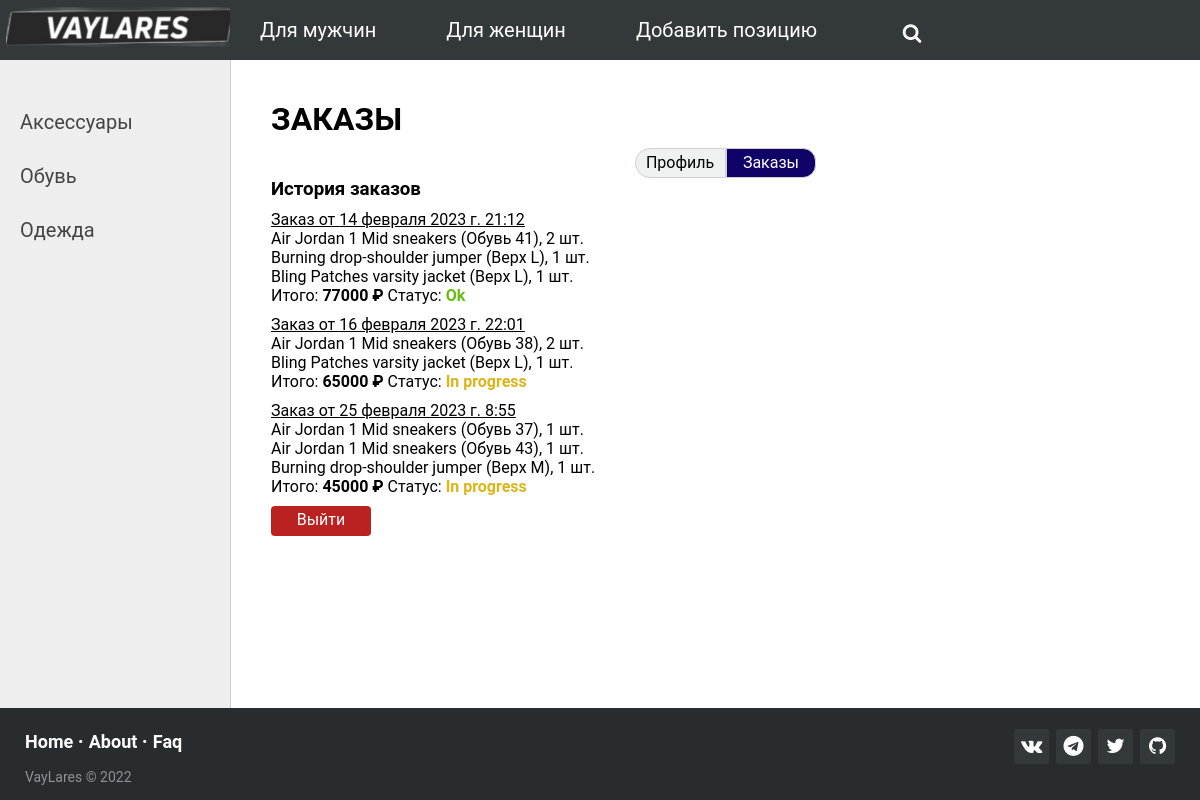
/orders/ (signed in), run on the app's committed database.
### clothes/models.py (models this page shows, shortened)
class Category(models.Model):
    category_name = models.CharField(max_length=100, db_index=True)
    slug = models.SlugField(max_length=255, unique=True, db_index=True, verbose_name="URL", null=True)
    def get_absolute_url(self):
        return reverse('category', kwargs={'category_slug': self.slug})
    class Meta:  # Используется в админ-панели
        verbose_name = 'Категории'
        verbose_name_plural = 'Категории'
        ordering = ['id']

class Orders(models.Model):
    OK = 'Ok'
    CANCELED = 'Canceled'
    PROGRESS = 'In progress'
    STATUS = [
        (OK, 'Исполнено'),
        (CANCELED, 'Отменен'),
        (PROGRESS, 'В процессе'),
    ]
    user_name = models.CharField(max_length=255, default=None, verbose_name='Пользователь')
    time_create = models.DateTimeField(auto_now_add=True, verbose_name='Принят в исполнение')
    status = models.CharField(max_length=11, choices=STATUS, default=PROGRESS, verbose_name='Статус')
    time_accept = models.DateTimeField(auto_now_add=False, default=datetime.datetime.now() + datetime.timedelta(days=1),
                                       verbose_name='Принят в пункте выдачи')
    product = models.ManyToManyField(Sizes_of_Clothes, through='Orders_of_Clothes', verbose_name='Товар')
    total_price = models.IntegerField(verbose_name='Общая стоимость', default=0)
    class Meta:
        verbose_name = 'Заказы'
        verbose_name_plural = 'Заказы'
        ordering = ['id']

class Sizes_of_Clothes(models.Model):
    id_clothes = models.ForeignKey(Clothes, on_delete=models.PROTECT, verbose_name='id товара')
    id_size = models.ForeignKey(Sizes, on_delete=models.PROTECT, verbose_name='id размера')
    count = models.IntegerField(verbose_name='Кол-во')
    def __str__(self):
        return self.id_clothes.title + ' (' + self.id_size.size_title + ')'
    class Meta:
        verbose_name = 'Размеры вещей'
        verbose_name_plural = 'Размеры вещей'
        ordering = ['id']

class Clothes(models.Model):
    Man = 'Man'
    Woman = 'Woman'
    All = 'All'
    GENDERS = [
        (Man, 'Для мужчин'),
        (Woman, 'Для женщин'),
        (All, 'Унисекс'),
    ]
    title = models.CharField(max_length=255, verbose_name='Заголовок')
    slug = models.SlugField(max_length=255, unique=True, db_index=True, verbose_name="URL", null=True)
    content = models.TextField(verbose_name='Описание')
    price = models.IntegerField(verbose_name='Цена')
    photo = models.ImageField(upload_to='pictures/%y/%m/%d/', verbose_name='Фото')
    alternative_photo = models.ImageField(upload_to='alternative-pictures/%y/%m/%d/', blank=True, null=True,
                                          verbose_name='Фото 2')
    time_create = models.DateTimeField(auto_now_add=True)
    gender = models.CharField(max_length=5, choices=GENDERS, default=All, verbose_name='Пол')
    is_published = models.BooleanField(default=True, verbose_name='Опубликовано')
    brand = models.ForeignKey(Brand, on_delete=models.PROTECT, verbose_name='Брэнд')
    subcategory = models.ForeignKey(Subcategory, on_delete=models.PROTECT, null=True, verbose_name='Подкатегория')
    category = models.ForeignKey(Category, on_delete=models.PROTECT, null=True, verbose_name='Категория')
    sizes = models.ManyToManyField(Sizes, through='Sizes_of_Clothes')
    class Meta:
        verbose_name = 'Вещи'
        verbose_name_plural = 'Вещи'
        ordering = ['id']

class Sizes(models.Model):
    size_title = models.CharField(max_length=100, db_index=True)
    slug = models.SlugField(max_length=255, unique=True, db_index=True, verbose_name="URL")
    size = models.CharField(max_length=255)
    class Meta:  # Используется в админ-панели
        verbose_name = 'Размеры'
        verbose_name_plural = 'Размеры'
        ordering = ['id']

class Orders_of_Clothes(models.Model):
    id_clothes_with_size = models.ForeignKey(Sizes_of_Clothes, on_delete=models.PROTECT, verbose_name='id товара')
    id_order = models.ForeignKey(Orders, on_delete=models.PROTECT, verbose_name='id размера')
    count = models.IntegerField(verbose_name='Кол-во', default=1)
    class Meta:
        verbose_name = 'Наполнение заказов'
        verbose_name_plural = 'Наполнение заказов'
        ordering = ['id']

### clothes/views.py (the view)
# urls.py: path('orders/', ClothesOrders.as_view(), name='orders'),
class ClothesOrders(LoginRequiredMixin, DataMixin, ListView):
    model = Orders
    template_name = 'clothes/orders.html'
    raise_exception = True
    def get_context_data(self, *, object_list=None, **kwargs):
        context = super().get_context_data(**kwargs)
        orders = Orders.objects.filter(user_name=self.request.user.username).prefetch_related('product__id_clothes',
                                                                                              'product__id_size')
        lst = [ord.id for ord in orders]
        ord_of_clothes = Orders_of_Clothes.objects.filter(id_order__in=lst).select_related('id_clothes_with_size',
                                                                                           'id_order')
        c_def = self.get_user_context(title='Мои заказы', orders=orders, ord_of_clothes=ord_of_clothes)
        return dict(list(context.items()) + list(c_def.items()))

### cart/cart.py (called while the page is built)
    def __len__(self):
        return sum(item['quantity'] for item in self.cart.values())

### cart/context_processors.py (called while the page is built)
def cart(request):
    return {'cart': Cart(request)}

### clothes/Favourites.py (called while the page is built)
    def __len__(self):
        return len(self.fav)

### clothes/context_processors.py (called while the page is built)
def fav(request):
    return {'fav': Favour(request)}

### clothes/templates/clothes/orders.html
{% extends 'clothes/base.html' %}
{% block content %}
<h1>ЗАКАЗЫ</h1>
<div class="profile-flex-container">
    <a href="{% url 'profile' %}" class="profile-item1">Профиль</a>
    <div class="profile-item2-selected">Заказы</div>
</div>
<h3>История заказов</h3>
{% for order in orders %}
<div class="order">
    <div class="order-title">Заказ от {{order.time_create}}</div>
    {% for soc in order.product.all %}
    {% for ooc in ord_of_clothes %}
    {% if ooc.id_order.id == order.id and ooc.id_clothes_with_size.id == soc.id %}
    <div> {{soc}}, {{ooc.count}} шт.</div>
    {% endif %}
    {% endfor %}
    {% endfor %}
    <div> Итого: <b>{{ order.total_price }} ₽</b> Статус:
        {% if order.status == 'In progress' %}
        <b style="color: #dcb518">{{order.status}}</b>
        {% elif order.status == 'Ok' %}
        <b style="color: #66bc15">{{order.status}}</b>
        {% elif order.status == 'Canceled' %}
        <b style="color: #cf1717">{{order.status}}</b>
        {% endif %}
    </div>
</div>
{% endfor %}
<a href="{% url 'logout' %}" class="logout">Выйти</a>
{% endblock content %}

### clothes/templates/clothes/base.html (shortened to what this page needs)
{% load static %}
<!DOCTYPE html>
<html lang="ru">
<head>
    <link type="text/css" href="{% static 'clothes/css/styles.css' %}" rel="stylesheet"/>
    <link href="//netdna.bootstrapcdn.com/font-awesome/4.7.0/css/font-awesome.css" rel="stylesheet"/>
</head>
<body>
{% block header %}
<div class="header">
    <ul id="mainmenu" class="mainmenu">
        <li class="logo">
            <a href="{% url 'home' %}">
                <div class="logo"></div>
            </a>
        </li>
        {% for m in menu %}
        {% if m.title == gender_selected %}
        <li class="gender-selected">{{m.title}}</li>
        {% else %}
        <li><a href="{% url m.url_name %}">{{m.title}}</a></li>
        {% endif %}
        {% endfor %}
        <li>
            <div class="search-box">
                <form name="search" action="{% url 'home' %}">
                    <button class="btn-search"><i class="fa fa-search"></i></button>
                    <input type="text" class="input-search" placeholder="Поиск..." name="search">
                </form>
            </div>
        </li>
        <div class="last">
            <li style="	margin: 18px 10px 0 0">
                {% with cart_items=cart|length %}
                {% with fav_items=fav|length %}
                <span class="cart-icon">
                    <a class="fa fa-heart-o" href="{% url 'fav_detail' %}"></a>
                </span>
                <span class="cart-icon">
                    <a class="fa fa-shopping-basket" href="{% url 'cart:cart_detail' %}"></a>
                </span>
            </li>
            <li style="	margin: 18px 114px 0 0">
                {% if request.user.is_authenticated %}
                <a href="{% url 'profile' %}" class="submenu-link"><i class="fa fa-user-circle"></i></a>
                {% else %}
                <a href="{% url 'login' %}">Войти <i class="fa fa-sign-in"> </i></a>
                {% endif %}
            </li>
        </div>
    </ul>
    {% endwith %}
    {% endwith %}
</div>
{% endblock header %}
<table class="table-content" border=0 cellpadding="0" cellspacing="0">
    <tr>
        <td valign="top" class="left-chapters">
            <ul id="leftchapters">
                {% for c in cats %}
                {% if c.clothes__count > 0 %}
                {% if c.pk == cat_selected %}
                <li class="selected">{{c.category_name}}</li>
                {% for sc in subcats %}
                {% if sc.category_id == c.pk %}
                {% if sc.pk == subcat_selected %}
                <li class="subselected">{{sc.subcategory_name}}</li>
                {% else %}
                <li><a class="subcat" href="{{ sc.get_absolute_url }}">{{sc.subcategory_name}}</a></li>
                {% endif %}
                {% endif %}
                {% endfor %}
                {% else %}
                <li><a href="{{ c.get_absolute_url }}">{{c.category_name}}</a></li>
                {% endif %}
                {% endif %}
                {% endfor %}
            </ul>
        </td>
        <td valign="top" class="content">
            {% block content %}
            {% endblock %}
        </td>
    </tr>
</table>
<footer class="footer-distributed">
    <div class="footer-right">
        <a href="https://vk.com/lex_faesinop"><i class="fa fa-vk"></i></a>
        <a href="https://t.me/A1exander7"><i class="fa fa-telegram"></i></a>
        <a href="https://www.twitter.com"><i class="fa fa-twitter"></i></a>
        <a href="https://github.com/FaEsinoP"><i class="fa fa-github"></i></a>
    </div>
    <div class="footer-left">
        <p class="footer-links">
            <a class="link-1" href="{% url 'home' %}">Home</a>
            <a href="{% url 'about' %}">About</a>
            <a href="{% url 'faq' %}">Faq</a>
        </p>
        <p>VayLares &copy; 2022</p>
    </div>
</footer>
</body>
</html>

### clothes/static/clothes/css/styles.css (style rules this page uses)
* { box-sizing: border-box; margin:0; padding:0; }
html { height: 100%; }
body { margin: 0; min-height: 100%; display: grid; grid-template-rows: auto 1fr auto; grid-template-rows: auto 1fr auto; }
.content { width:100%; padding: 40px 20px 20px 40px; padding-bottom: 90px; }
.header { background: #33383b; height: 60px; }
ul.mainmenu:after { content: ""; display: table; clear: both; }
ul.mainmenu { list-style: none; margin: 0; padding: 0; height: 60px; font-size: 20px; }
ul.mainmenu li { float: left; position: relative; margin: 18px 40px 0 30px; }
ul.mainmenu li.logo { margin: 0; }
.last { float: right; margin-left: 10px; color: #ffffff; }
ul.mainmenu li a { color: #ffffff; text-decoration: none; }
.logo { background: url('../images/logo.png') no-repeat 6px 7px; width: 230px; height: 50px; }
a { text-decoration: none; color: black; }
.table-content { width: 100%; min-height: 100%; height: 100%; }
h1 { margin-bottom:10px; }
.left-chapters { margin: 0; background: #eee; border-right: 0.5px solid #ccc; min-height: 100%; }
.left-chapters ul { width: 230px; min-height: 100%; margin: 0; padding: 20px 10px 10px 20px; list-style: none; font-size: 20px; }
.left-chapters ul li { margin: 30px 0 0 0; color: #999; }
.left-chapters ul li a { color: #444; text-decoration: none; }
* { font-family: Roboto; }
.footer-distributed { background-color: #292c2f; box-shadow: 0 1px 1px 0 rgba(0, 0, 0, 0.12); box-sizing: border-box; width: 100%; text-align: left; font: normal 16px sans-serif; padding: 15px 25px; }
.footer-distributed .footer-left p { color: #8f9296; font-size: 14px; margin: 0; }
.footer-distributed p.footer-links { font-size: 18px; font-weight: bold; color: #ffffff; margin: 0 0 10px; padding: 0; transition: ease .25s; }
.footer-distributed p.footer-links a { display: inline-block; line-height: 1.8; text-decoration: none; color: inherit; transition: ease .25s; }
.footer-distributed .footer-links a:before { content: "·"; font-size: 20px; left: 0; color: #fff; display: inline-block; padding-right: 5px; }
.footer-distributed .footer-links .link-1:before { content: none; }
.footer-distributed .footer-right { float: right; margin-top: 6px; max-width: 180px; }
.footer-distributed .footer-right a { display: inline-block; width: 35px; height: 35px; background-color: #33383b; border-radius: 2px; font-size: 20px; color: #ffffff; text-align: center; line-height: 35px; margin-left: 3px; transition:all .25s; }
.search-box { width: fit-content; height: fit-content; position: relative; }
.input-search { height: 30px; width: 30px; border-style: none; font-size: 18px; outline: none; letter-spacing: 2px; border-radius: 15px; transition: all .05s; background-color: #33383B; padding-right: 40px; color:#fff; }
.input-search::placeholder { color:rgba(255,255,255,.5); font-size: 18px; letter-spacing: 2px; font-weight: 100; }
.btn-search { width: 30px; height: 30px; border-style: none; font-size: 20px; outline: none; cursor: pointer; position: absolute; right: 0px; color:#ffffff ; background-color:transparent; pointer-events: painted; }
.cart-icon { margin-right: 10px; }
.profile-flex-container { display:flex; flex-wrap: wrap; justify-content: center; flex-direction:row; padding: 0; }
.profile-item1 { width:10%; height: 30px; padding-top:4px; text-align:center; border: 1px solid #d0d0d0; border-radius: 15px 0 0 15px; background-color: #eff0f0; -webkit-transition: all 0.3s ease; transition: all 0.3s ease; }
.profile-item2-selected { width:10%; height: 30px; padding-top:4px; text-align:center; border: 1px solid #d0d0d0; border-radius: 0 13px 13px 0; color: white; background-color:#0f0368; }
.logout { display: block; width:100px; height: 30px; padding-top:4px; text-align:center; border-radius: 4px; background-color: #ba2121; color: #fff; }
.order { margin: 10px 0 10px 0; }
.order-title { text-decoration: underline ; }
.submenu-link:after { content: "\f107"; font-family: "FontAwesome"; color: inherit; margin-left: 3px; }

### data on the page
Category: category_name "Аксессуары"
Category: category_name "Обувь"
Category: category_name "Одежда"
Orders: time_create "14 февраля 2023 г. 21:12", total_price "77000", status "Ok"
Sizes_of_Clothes: id_clothes+id_size "Air Jordan 1 Mid sneakers (Обувь 41)"
Orders_of_Clothes: count "2"
Sizes_of_Clothes: id_clothes+id_size "Burning drop-shoulder jumper (Верх L)"
Orders_of_Clothes: count "1"
Sizes_of_Clothes: id_clothes+id_size "Bling Patches varsity jacket (Верх L)"
Orders_of_Clothes: count "1"
Orders: time_create "16 февраля 2023 г. 22:01", total_price "65000", status "In progress"
Sizes_of_Clothes: id_clothes+id_size "Air Jordan 1 Mid sneakers (Обувь 38)"
Orders_of_Clothes: count "2"
Orders_of_Clothes: count "1"
Orders: time_create "25 февраля 2023 г. 8:55", total_price "45000", status "In progress"
Sizes_of_Clothes: id_clothes+id_size "Air Jordan 1 Mid sneakers (Обувь 37)"
Orders_of_Clothes: count "1"
Sizes_of_Clothes: id_clothes+id_size "Air Jordan 1 Mid sneakers (Обувь 43)"
Orders_of_Clothes: count "1"
Sizes_of_Clothes: id_clothes+id_size "Burning drop-shoulder jumper (Верх M)"
Orders_of_Clothes: count "1"

### other printed values
{{ m.title }} "Для мужчин" "Для женщин" "Добавить позицию"
